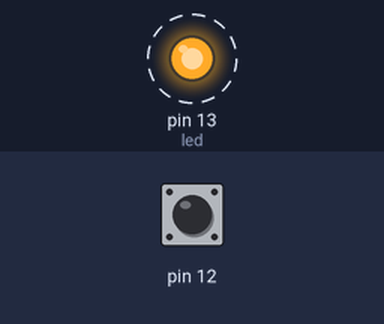
Bench run of a sketch on a simulated Arduino Uno, built with avr-gcc and run on an emulated ATmega328P. Shown: output pins drawn as LEDs (lit = HIGH). Dashed ring = blinking. The test bench sets the inputs (shaded band); at power-on: pin 12 HIGH. What the sketch prints to the serial monitor is not drawn.

Above: at 2.8 s.
2.9 s: pin 12 pulled LOW for 2.15 s
7.5 s: pin 12 pulled LOW for 2.15 s
Timing chart, 0 to 19.5 s (numbered marks = the images above; inputs shaded):
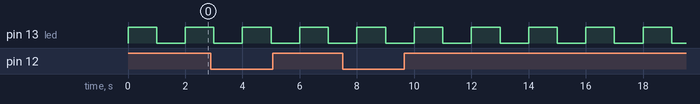

Measured:
- by itself, pin 13 (led): alternates HIGH for 1.0 s and LOW for 1.0 s

The sketch:

sketch_oct26a.ino
```cpp
#include "GyverButton.h"
GButton butt1(12);

int value = 0;

int led=13;

void setup() {
  // put your setup code here, to run once:
  pinMode(12, INPUT);
  pinMode(led, OUTPUT);
  Serial.begin(9600);
}

void loop() {
  // put your main code here, to run repeatedly:
  butt1.tick();
  if (butt1.isClick()) Serial.println("Click"); {
    digitalWrite(led, HIGH);
  }
   if (butt1.isDouble()) Serial.println("Double");{
    digitalWrite(led, HIGH);
    delay(1000);
    digitalWrite(led, LOW);
    delay(1000);
   }
}
```
